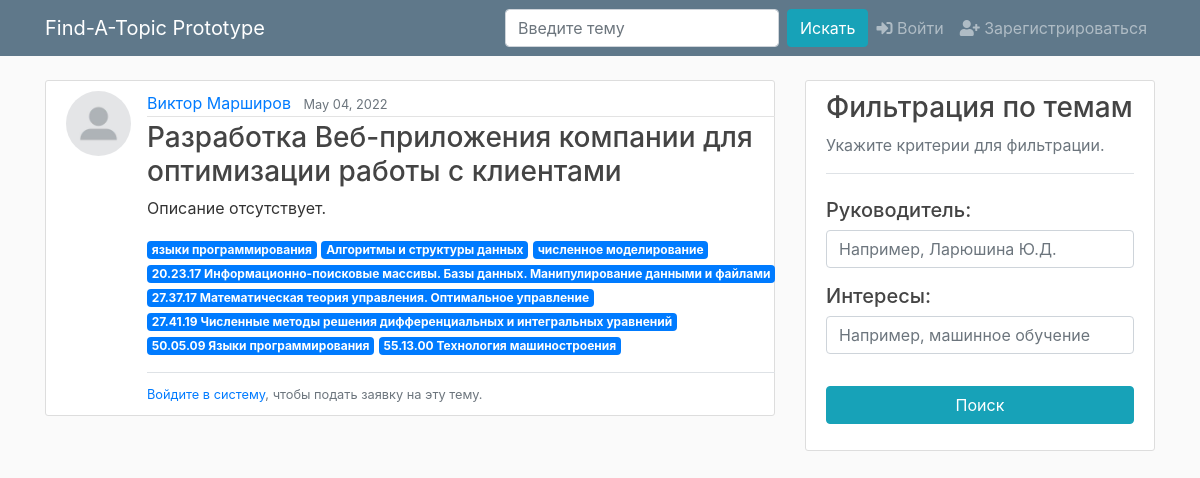
Page /topic/304 on the committed database.
### test_app/models.py (models this page shows, shortened)
class Topic(models.Model):
    name_russian = models.CharField('Название на русском', max_length=300)
    name_english = models.CharField('Название на английском', max_length=300)
    description = models.TextField('Краткое описание темы')
    lecturer = models.ForeignKey(User, on_delete=models.CASCADE)
    date_created = models.DateTimeField(default=timezone.now)

### users/models.py (models this page shows, shortened)
class Profile(models.Model):
    user = models.OneToOneField(User, on_delete=models.CASCADE)
    image = models.ImageField(default='default.jpg',
                              upload_to='profile_pics')
    patronym = models.CharField(max_length=100, default='')
    is_lecturer = models.BooleanField(default=False)
    interests = models.TextField('Укажите свои интересы через запятую (например: машинное обучение, кибербезопасность)', default='')
    def interests_as_list(self):
        return self.interests.split(',')

### test_app/views.py (the view)
# urls.py: path('topic/<int:pk>', TopicDetailView.as_view(), name='topic-detail'),
class TopicDetailView(DetailView):
    model = Topic
    template_name = 'test_app/topic_detail.html'

### test_app/templates/test_app/topic_detail.html (shortened to what this page needs)
{% extends "test_app/base.html" %}
{% block content %}
    <article class="media content-section">
        <img class="rounded-circle article-img" src="{{ object.lecturer.profile.image.url }}">
        <div class="media-body">
            <div class="article-metadata">
                <a class="mr-2" href="{% url 'user-topics' topic.lecturer.username %}">{{ object.lecturer.first_name }} {{ object.lecturer.last_name }}</a>
                <small class="text-muted">{{ object.date_created|date:"F d, Y" }}</small>
            </div>
            <h3 class="article-title">{{ object.name_russian }}</h3>
            {% if object.description %}
                <p class="article-content"><b>Описание: </b>{{ object.description }}</p>
            {% else %}
                <p>Описание отсутствует.</p>
            {% endif %}
            <p>
                {% for interest in object.lecturer.profile.interests_as_list %}
                    <span class="badge badge-primary">{{ interest }}</span>
                {% endfor %}
            </p>
            {% if user.is_authenticated %}
                {% if object.lecturer != user %}
                    {% if user.is_lecturer %} {% else %}
                        <a class="btn btn-outline-info" href="{% url 'create-request' object.id %}">Подать заявку на эту тему</a>
                        <a class="btn btn-outline-info" href="{% url 'create-request-no-topic' object.id %}">Подать заявку БЕЗ темы (описав интересы)</a>
                    {% endif %}
                {% endif %}
                    <p></p>
                    <div class="border-top pt-2">
                        <small class="text-muted">
                            Не уверены в выборе темы? Попробуйте<a class="ml-1" href="{% url 'topics' %}">рекомендации.</a>
                        </small>
                    </div>
            {% else %}
                <div class="border-top pt-2">
                    <small class="text-muted">
                        <a href="{% url 'login' %}">Войдите в систему</a>, чтобы подать заявку на эту тему.
                    </small>
                </div>
            {% endif %}
        </div>
    </article>
{% endblock content %}

### test_app/static/test_app/main.css (style rules this page uses)
body { background: #fafafa; color: #333333; margin-top: 5rem; }
h1, h2, h3, h4, h5, h6 { color: #444444; }
.content-section { background: #ffffff; padding: 10px 20px; border: 1px solid #dddddd; border-radius: 3px; margin-bottom: 20px; }
.article-title { color: #444444; }
.article-img { height: 65px; width: 65px; margin-right: 16px; }
.article-metadata { padding-bottom: 1px; margin-bottom: 4px; border-bottom: 1px solid #e3e3e3 }

### rows in the picture
Topic: lecturer.profile.image (placeholder picture), lecturer.first_name "Виктор", lecturer.last_name "Марширов", date_created "May 04, 2022", name_russian "Разработка Веб-приложения компании для оптимизации работы с клиентами"

### other values in the picture
{{ interest }} "языки программирования" "Алгоритмы и структуры данных" "численное моделирование" "20.23.17 Информационно-поисковые массивы. Базы данных. Манипулирование данными и файлами" "27.37.17 Математическая теория управления. Оптимальное управление" "27.41.19 Численные методы решения дифференциальных и интегральных уравнений" "50.05.09 Языки программирования" "55.13.00 Технология машиностроения"
